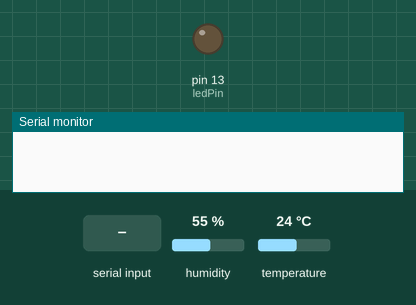
This sketch was run on a simulated Arduino Uno, built with avr-gcc and run on an emulated ATmega328P. On the bench: output pins drawn as LEDs (lit = HIGH), the last lines printed to the serial monitor. The test bench sets the inputs (shaded band); at power-on: humidity 55 %, temperature 24 °C.

Above: at 1.2 s.
1.3 s: "1" received over Serial
At 2.2 s:
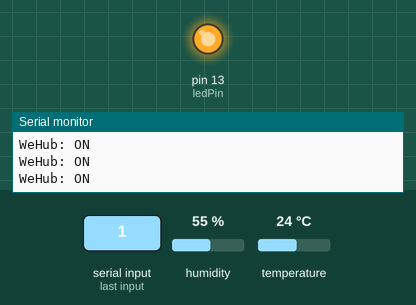
2.8 s: "0" received over Serial
At 4.1 s:
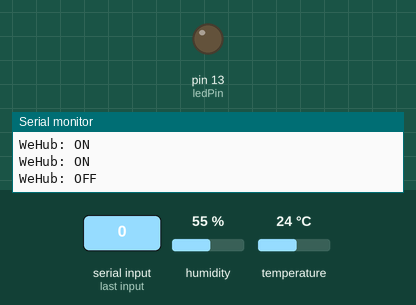
Timing chart, 0 to 5.8 s (numbered marks = the images above; inputs shaded):
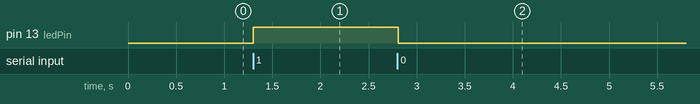

Measured:
- after the input at 1.3 s, pin 13 (ledPin): LOW → HIGH at once
- after the input at 2.8 s, pin 13 (ledPin): HIGH → LOW at once

The sketch:

arduino.ino
```cpp
//~~~~Flynntes.me/WeHub~~~~~~//

#include "DHT.h"
#define DHTPIN 2
#define DHTTYPE DHT22
DHT dht(DHTPIN, DHTTYPE);
int ledPin = 13;
int state = 0;
int flag = 0;

void setup() {
 pinMode(ledPin, OUTPUT);
 digitalWrite(ledPin, LOW);
 Serial.begin(9600);

 dht.begin();
}

void loop() {

  float h = dht.readHumidity();
  float t = dht.readTemperature();
  if (isnan(t) || isnan(h)) {
    Serial.println("Failed to read from DHT");

 }

 if(Serial.available() > 0){
 state = Serial.read();
 flag=0;
 }

 if (state == '0') {
 digitalWrite(ledPin, LOW);
 if(flag == 0){
 Serial.println("WeHub: OFF");
 flag = 1;
 }
 }

 else if (state == '1') {
 Serial.println("WeHub: ON");
 digitalWrite(ledPin, HIGH);
 if(flag == 0){
 Serial.print("Humidity: ");
    Serial.print(h);
    Serial.print(" %\t");
    Serial.print("Temperature: ");
    Serial.print(t);
    Serial.println(" *C");
 flag = 1;
 }
 }
}
```
